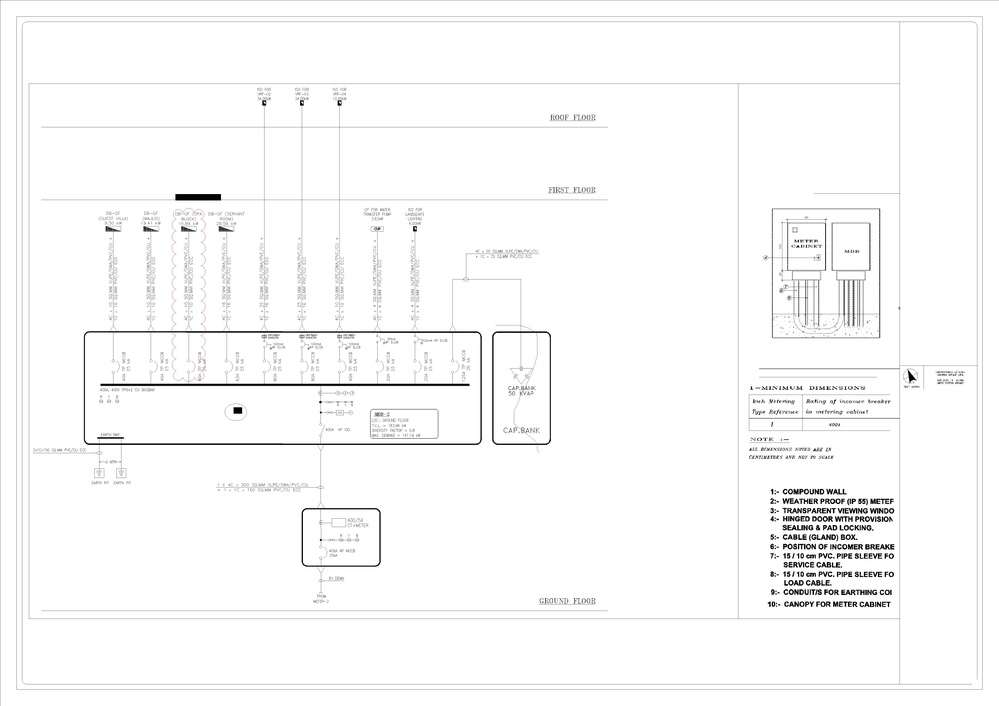
#> input picture sld_25.jpg, 999 x 706 px, shrunk from 5000 x 3536 before the run
$ python Image_splitting.py
#> lines starting #> are read from the running program, lines starting #| are printed output that depends on the picture
import os, pytesseract
from PIL import Image
import cv2
import csv
import json
import requests


INPUT_IMAGE = 'sld_25.jpg'
DIR = INPUT_IMAGE.split('.')[0] + '_split'
csv_read = "sld_25.csv"
json_read = "sld_25.json"
Output_csv = "sld_25_output_new_1012.csv"
OUTPUT_CSV = INPUT_IMAGE.split('.')[0] + '_output.csv'


if not os.path.exists(DIR):
    os.makedirs(DIR)
else:
    for root, dirs, files in os.walk(DIR, topdown=False):
        for name in files:
            os.remove(os.path.join(root, name))
        for name in dirs:
            os.rmdir(os.path.join(root, name))


def imgcrop(input, xPieces, yPieces):
#> called with input = 'sld_25.jpg', xPieces = 3, yPieces = 3
    global count, arr_list
    filename, file_extension = os.path.splitext(input)
    im = Image.open(input)
#> im is the input picture: PIL image 999x706 RGB; mean R, G, B 249.6, 249.6, 249.6
    imgwidth, imgheight = im.size
#> imgwidth = 999; imgheight = 706
    height = imgheight // yPieces
#> height = 235
    width = imgwidth // xPieces
#> width = 333
    for i in range(0, yPieces):
        for j in range(0, xPieces):
            box = (j * width, i * height, (j + 1) * width, (i + 1) * height)
            a = im.crop(box)
            a = a.convert('RGB')
            filename_to_save = DIR + '/' + filename + "0" + str(i) + "0" + str(j) + file_extension
            a.save(filename_to_save)
            print(filename_to_save)
#> this loop made 3 passes
#> pass 1, in imgcrop, `a.save(filename_to_save)`:
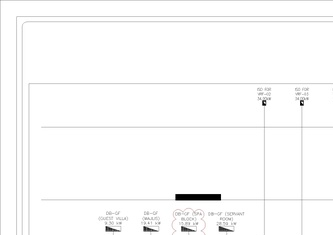
#> saved as sld_250000.jpg: PIL image 333x235 RGB; mean R, G, B 250.8, 250.8, 250.8
#> pass 1, in imgcrop, `a.save(filename_to_save)`:
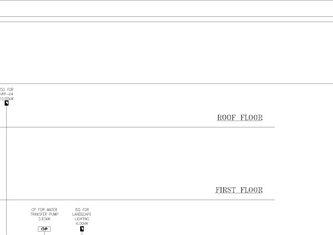
#> saved as sld_250001.jpg: PIL image 333x235 RGB; min 0, max 255, mean 252.7
#> pass 1, in imgcrop, `a.save(filename_to_save)`:
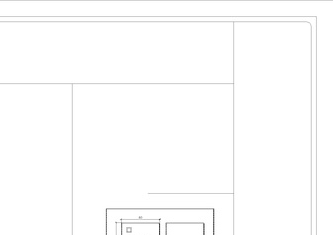
#> saved as sld_250002.jpg: PIL image 333x235 RGB; min 63, max 255, mean 253
#> pass 2, in imgcrop, `a.save(filename_to_save)`:
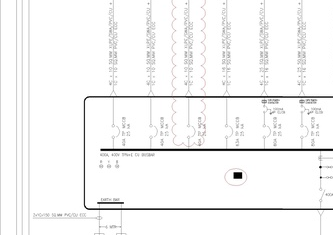
#> saved as sld_250100.jpg: PIL image 333x235 RGB; mean R, G, B 246.4, 246.2, 246.3
#> after the loop:
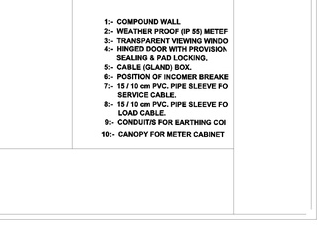
#> a: PIL image 333x235 RGB; min 0, max 255, mean 242.3

# [41 lines left out: function area_crop, not called in this run]


imgcrop(INPUT_IMAGE, 3, 3)

tf = len([name for name in os.listdir(DIR)])
tfn = [name for name in os.listdir(DIR)]

im = cv2.imread(INPUT_IMAGE)
#> im: shape (706, 999, 3)
height, width, channel = im.shape
#> height = 706; width = 999; channel = 3
var_width = int(width // 3)
#> var_width = 333
var_height = int(height // 3)
#> var_height = 235

csv_file = open(OUTPUT_CSV, "w")
print(OUTPUT_CSV)
writer = csv.writer(csv_file)
writer.writerow(["blockno", "xmin", "ymin", "xmax", "ymax", "label"])

for i in range(tf):
    area_crop(os.path.join(DIR, tfn[i]), i, var_height, var_width, csv_file)

$ run again, with E2030199_APPROVED_Done_page_24.jpg copied over sld_25.jpg
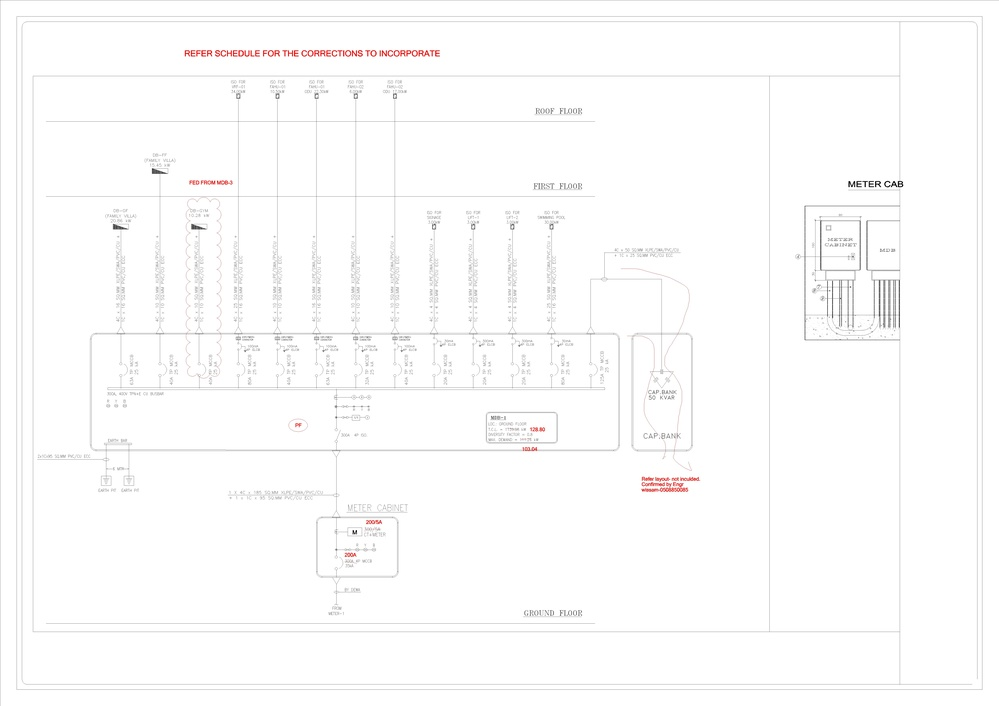
#> input picture E2030199_APPROVED_Done_page_24.jpg, 999 x 706 px, shrunk from 6500 x 4596 before the run
#> in imgcrop, im is the input picture: PIL image 999x706 RGB; mean R, G, B 252.3, 252, 252
#> the loop in imgcrop, `for i in range(0, yPieces):` made 3 passes
#> pass 1, in imgcrop, `a.save(filename_to_save)`:
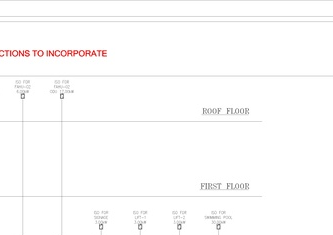
#> saved as sld_250001.jpg: PIL image 333x235 RGB; mean R, G, B 252.7, 252.1, 252.1
#> after the loop in imgcrop, `for i in range(0, yPieces):`:
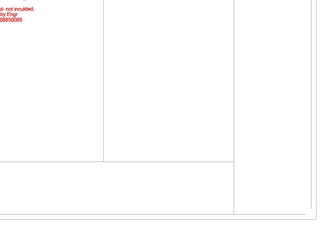
#> a: PIL image 333x235 RGB; mean R, G, B 253.9, 253.7, 253.7
#> im: shape (706, 999, 3)
